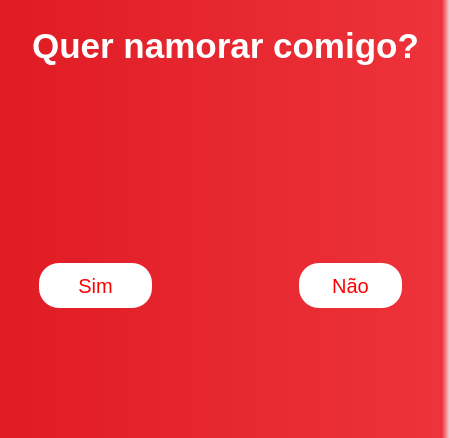
<?xml version="1.0" encoding="UTF-8"?>
<ui version="4.0">
 <class>MainWindow</class>
 <widget class="QMainWindow" name="MainWindow">
  <property name="geometry">
   <rect>
    <x>0</x>
    <y>0</y>
    <width>450</width>
    <height>438</height>
   </rect>
  </property>
  <property name="windowTitle">
   <string>MainWindow</string>
  </property>
  <widget class="QWidget" name="centralwidget">
   <property name="styleSheet">
    <string notr="true">QWidget#centralwidget{
	background-color: qlineargradient(spread:pad, x1:0, y1:0, x2:1, y2:0, stop:0.00995025 rgba(224, 27, 36, 255), stop:0.98 rgba(237, 51, 59, 255), stop:1 rgba(0, 0, 0, 0));
}

QLabel#pergunta{
	font-size : 35px;
	font-weight : bold;
	color: white;
}

QPushButton{
	font-size: 20px;
	color: red;
	min-height: 45px;
	border-radius: 20px;
	background-color: white;
	
}</string>
   </property>
   <widget class="QLabel" name="pergunta">
    <property name="geometry">
     <rect>
      <x>10</x>
      <y>0</y>
      <width>431</width>
      <height>91</height>
     </rect>
    </property>
    <property name="text">
     <string>Quer namorar comigo?</string>
    </property>
    <property name="alignment">
     <set>Qt::AlignCenter</set>
    </property>
   </widget>
   <widget class="QFrame" name="frame_yes">
    <property name="geometry">
     <rect>
      <x>30</x>
      <y>230</y>
      <width>131</width>
      <height>111</height>
     </rect>
    </property>
    <property name="frameShape">
     <enum>QFrame::NoFrame</enum>
    </property>
    <property name="frameShadow">
     <enum>QFrame::Raised</enum>
    </property>
    <layout class="QHBoxLayout" name="horizontalLayout">
     <item>
      <widget class="QPushButton" name="button_yes">
       <property name="text">
        <string>Sim</string>
       </property>
      </widget>
     </item>
    </layout>
   </widget>
   <widget class="QFrame" name="frame_no">
    <property name="geometry">
     <rect>
      <x>290</x>
      <y>230</y>
      <width>121</width>
      <height>111</height>
     </rect>
    </property>
    <property name="frameShape">
     <enum>QFrame::NoFrame</enum>
    </property>
    <property name="frameShadow">
     <enum>QFrame::Raised</enum>
    </property>
    <layout class="QHBoxLayout" name="horizontalLayout_2">
     <item>
      <widget class="QPushButton" name="button_no">
       <property name="text">
        <string>Não</string>
       </property>
      </widget>
     </item>
    </layout>
   </widget>
   <widget class="QLabel" name="coracao">
    <property name="geometry">
     <rect>
      <x>70</x>
      <y>90</y>
      <width>311</width>
      <height>281</height>
     </rect>
    </property>
    <property name="text">
     <string/>
    </property>
    <property name="pixmap">
     <pixmap resource="resource.qrc">:/imagens/coracao.png</pixmap>
    </property>
    <property name="scaledContents">
     <bool>true</bool>
    </property>
   </widget>
  </widget>
 </widget>
 <resources>
  <include location="resource.qrc"/>
 </resources>
 <connections/>
</ui>
